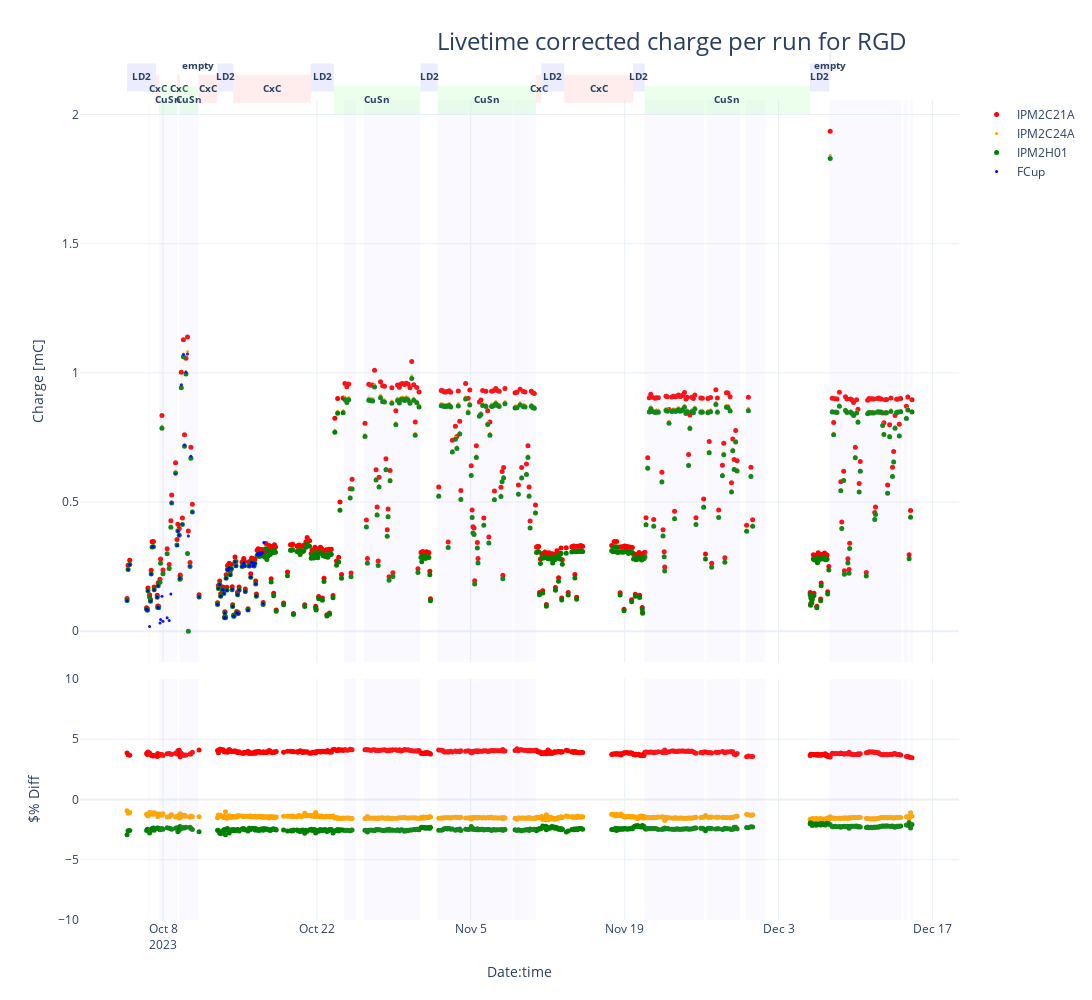

Source (notebook cell):
### Code cell
fig = make_subplots(rows=2, cols=1,shared_xaxes=True,
                    vertical_spacing=0.02, row_heights=[0.7,0.3]) # (specs=[[{"secondary_y": True}]])
fig.update_layout(width=1280, height=1000,
                  title=go.layout.Title(text=f"Livetime corrected charge per run for RGD", xanchor="left", x=0.4),
                  titlefont=dict(size=24),)

fig.add_trace(go.Scatter(x=dfx.time, y=dfx.IPM2C21A_corr, mode='markers', name='IPM2C21A', marker=dict(color='red', size=5)), secondary_y=False)
fig.add_trace(go.Scatter(x=dfx.time, y=dfx.IPM2C24A_corr, mode='markers', name='IPM2C24A', marker=dict(color='orange', size=3)), secondary_y=False)
fig.add_trace(go.Scatter(x=dfx.time, y=dfx.IPM2H01_corr, mode='markers', name='IPM2H01', marker=dict(color='green', size=5)), secondary_y=False)
fig.add_trace(go.Scatter(x=dfx.loc[dfx.start_time<start_fcup_trouble,"time"], y=dfx.loc[dfx.start_time<start_fcup_trouble,"scaler_calc1b_corr"], mode='markers', name='FCup', marker=dict(color='blue', size=3)), secondary_y=False)

fig.add_trace(go.Scatter(x=dfx.time, y=(100*(dfx.IPM2C21A_corr-dfx.ch_mean)/dfx.ch_mean), mode='markers', name='IPM2C21A', showlegend=False, marker=dict(color='red', size=5)), row=2, col=1)
fig.add_trace(go.Scatter(x=dfx.time, y=(100*(dfx.IPM2C24A_corr-dfx.ch_mean)/dfx.ch_mean), mode='markers', name='IPM2C24A', showlegend=False, marker=dict(color='orange', size=5)), row=2, col=1)
fig.add_trace(go.Scatter(x=dfx.time, y=(100*(dfx.IPM2H01_corr-dfx.ch_mean)/dfx.ch_mean), mode='markers', name='IPM2H01', showlegend=False, marker=dict(color='green', size=5)), row=2, col=1)


for i in range(len(beam_stop_in_start)):
     fig.add_vrect(x0=beam_stop_in_start[i],x1=beam_stop_in_end[i], fillcolor="#C0C0FF", opacity=0.1, line_width=0)

target_labels={'empty':(1.06,"#B0B0B0"),'LD2':(1.04,"#A0A0FF"),'CxC':(1.02,"#FFA0A0"),'CuSn':(1.,"#A0FFA0")}
        
for i in range(len(target_change_table)-1):
    time0 = max(target_change_table.iloc[i].name, dfx.iloc[0].time)
    time1 = min(target_change_table.iloc[i+1].name, dfx.iloc[-1].time) 
    target = target_change_table.iloc[i].target
    if time1 > dfx.iloc[0].time and time0 < dfx.iloc[-1].time:
        y_pos = target_labels[target][0]
        fig.add_vrect(x0=time0, x1=time1, xref="x", y0=y_pos-0.025, y1=y_pos+0.025, yref='paper', fillcolor=target_labels[target][1], opacity=0.2, line_width=0, row=1, col=1,
                     label=dict(text="<b>"+target+"</b>", font=dict(size=10)))
        
        
fig.update_xaxes(title_text="Date:time", row=2, col=1)
fig.update_yaxes(title_text="Charge [mC]", row=1, col=1)
fig.update_yaxes(title_text="$% Diff", range=[-10., 10. ], row=2, col=1)
fig.write_image("RGD_LT_corrected_charge_per_run.pdf", width=1200, height=600)
fig.show()

### Figure 1 — Plotly figure (JSON) as saved in the notebook; plotly's stock layout.template omitted (floating-point values rounded to 4 significant figures; data arrays with more than 128 entries replaced by an {"elided": "..."} marker saying what was removed)
{"data": [{"marker": {"color": "red", "size": 5}, "mode": "markers", "name": "IPM2C21A", "type": "scatter", "x": {"elided": "487 str values"}, "xaxis": "x", "y": {"elided": "487 float values"}, "yaxis": "y"}, {"marker": {"color": "orange", "size": 3}, "mode": "markers", "name": "IPM2C24A", "type": "scatter", "x": {"elided": "487 str values"}, "xaxis": "x", "y": {"elided": "487 float values"}, "yaxis": "y"}, {"marker": {"color": "green", "size": 5}, "mode": "markers", "name": "IPM2H01", "type": "scatter", "x": {"elided": "487 str values"}, "xaxis": "x", "y": {"elided": "487 float values"}, "yaxis": "y"}, {"marker": {"color": "blue", "size": 3}, "mode": "markers", "name": "FCup", "type": "scatter", "x": ["2023-10-04T17:28:08", "2023-10-04T19:41:20.500000", "2023-10-04T23:12:46.500000", "2023-10-06T12:03:46", "2023-10-06T13:59:03", "2023-10-06T15:07:13.500000", "2023-10-06T18:37:20", "2023-10-06T20:35:25", "2023-10-06T22:04:39.500000", "2023-10-07T00:04:19.500000", "2023-10-07T02:57:45", "2023-10-07T04:39:57", "2023-10-07T11:22:17", "2023-10-07T12:33:46.500000", "2023-10-07T13:29:29", "2023-10-07T14:30:01", "2023-10-07T17:24:42.500000", "2023-10-07T18:43:39", "2023-10-07T21:38:27", "2023-10-07T23:48:44", "2023-10-08T08:56:26", "2023-10-08T13:26:49.500000", "2023-10-08T17:04:41", "2023-10-08T18:49:21.500000", "2023-10-09T03:17:48", "2023-10-09T06:24:17", "2023-10-09T08:18:09.500000", "2023-10-09T11:26:59.500000", "2023-10-09T13:04:52", "2023-10-09T13:37:54.500000", "2023-10-09T15:56:48.500000", "2023-10-09T18:17:52.500000", "2023-10-09T20:29:41", "2023-10-09T22:51:12", "2023-10-10T02:00:24", "2023-10-10T05:24:23", "2023-10-10T07:14:28.500000", "2023-10-10T10:56:49.500000", "2023-10-10T12:48:35", "2023-10-10T15:59:42", "2023-10-11T06:33:18.500000", "2023-10-12T23:02:59", "2023-10-13T00:58:42", "2023-10-13T03:41:09", "2023-10-13T05:51:57.500000", "2023-10-13T09:34:23.500000", "2023-10-13T11:13:40", "2023-10-13T12:50:13", "2023-10-13T14:17:56", "2023-10-13T15:07:29.500000", "2023-10-13T16:17:09.500000", "2023-10-13T17:47:13.500000", "2023-10-13T19:26:24.500000", "2023-10-13T20:44:43", "2023-10-13T22:28:17.500000", "2023-10-14T00:31:16.500000", "2023-10-14T02:54:04", "2023-10-14T05:24:12", "2023-10-14T06:56:10", "2023-10-14T08:03:14", "2023-10-14T10:19:32", "2023-10-14T10:56:41", "2023-10-14T13:10:43.500000", "2023-10-14T15:14:42.500000", "2023-10-14T16:48:47", "2023-10-14T18:41:59.500000", "2023-10-14T20:10:53.500000", "2023-10-14T22:09:54.500000", "2023-10-15T04:44:04", "2023-10-15T06:28:47", "2023-10-15T08:14:08.500000", "2023-10-15T10:06:15.500000", "2023-10-15T11:39:47.500000", "2023-10-15T17:34:36.500000", "2023-10-15T19:56:36.500000", "2023-10-15T21:42:10", "2023-10-15T23:26:56", "2023-10-16T01:20:01.500000", "2023-10-16T03:06:27", "2023-10-16T04:51:48", "2023-10-16T06:48:11.500000", "2023-10-16T08:38:38", "2023-10-16T10:19:04.500000", "2023-10-16T11:49:12", "2023-10-16T13:27:35.500000", "2023-10-16T15:47:00.500000", "2023-10-16T18:18:54", "2023-10-16T20:44:13", "2023-10-16T22:55:04", "2023-10-17T00:57:46", "2023-10-17T02:33:17.500000", "2023-10-17T04:02:01.500000"], "xaxis": "x", "y": [0.1181, 0.2382, 0.257, 0.0855, 0.08179, 0.1563, 0.01887, 0.1161, 0.2219, 0.3265, 0.327, 0.1605, 0.1316, 0.092, 0.1759, 0.09108, 0.03223, 0.04532, 0.1354, 0.03833, 0.05201, 0.04167, 0.1446, 0.496, 0.6091, 0.3321, 0.388, 0.3717, 0.2034, 0.2058, 0.9537, 0.4146, 1.071, 0.7203, 1.002, 1.073, 0.3686, 0.2515, 0.6769, 0.4617, 0.1323, 0.1037, 0.1657, 0.181, 0.1356, 0.1604, 0.1597, 0.1462, 0.05221, 0.07105, 0.05197, 0.2051, 0.1591, 0.2395, 0.2361, 0.2455, 0.2182, 0.242, 0.1614, 0.09583, 0.05827, 0.05906, 0.2691, 0.2525, 0.07188, 0.1414, 0.06824, 0.1601, 0.2509, 0.2549, 0.2643, 0.2534, 0.1534, 0.08164, 0.2522, 0.2531, 0.209, 0.2664, 0.2651, 0.2533, 0.2532, 0.2628, 0.1839, 0.1365, 0.2957, 0.3029, 0.2939, 0.3034, 0.2995, 0.3053, 0.1067, 0.344], "yaxis": "y"}, {"marker": {"color": "red", "size": 5}, "mode": "markers", "name": "IPM2C21A", "showlegend": false, "type": "scatter", "x": {"elided": "487 str values"}, "xaxis": "x2", "y": {"elided": "487 float values"}, "yaxis": "y2"}, {"marker": {"color": "orange", "size": 5}, "mode": "markers", "name": "IPM2C24A", "showlegend": false, "type": "scatter", "x": {"elided": "487 str values"}, "xaxis": "x2", "y": {"elided": "487 float values"}, "yaxis": "y2"}, {"marker": {"color": "green", "size": 5}, "mode": "markers", "name": "IPM2H01", "showlegend": false, "type": "scatter", "x": {"elided": "487 str values"}, "xaxis": "x2", "y": {"elided": "487 float values"}, "yaxis": "y2"}], "layout": {"height": 1000, "shapes": [{"fillcolor": "#C0C0FF", "line": {"width": 0}, "opacity": 0.1, "type": "rect", "x0": "2023-10-06T16:01:36.594000", "x1": "2023-10-06T19:08:57.796000", "xref": "x", "y0": 0, "y1": 1, "yref": "y domain"}, {"fillcolor": "#C0C0FF", "line": {"width": 0}, "opacity": 0.1, "type": "rect", "x0": "2023-10-06T16:01:36.594000", "x1": "2023-10-06T19:08:57.796000", "xref": "x2", "y0": 0, "y1": 1, "yref": "y2 domain"}, {"fillcolor": "#C0C0FF", "line": {"width": 0}, "opacity": 0.1, "type": "rect", "x0": "2023-10-07T15:24:48.931000", "x1": "2023-10-08T07:52:50.636000", "xref": "x", "y0": 0, "y1": 1, "yref": "y domain"}, {"fillcolor": "#C0C0FF", "line": {"width": 0}, "opacity": 0.1, "type": "rect", "x0": "2023-10-07T15:24:48.931000", "x1": "2023-10-08T07:52:50.636000", "xref": "x2", "y0": 0, "y1": 1, "yref": "y2 domain"}, {"fillcolor": "#C0C0FF", "line": {"width": 0}, "opacity": 0.1, "type": "rect", "x0": "2023-10-08T08:16:58.456000", "x1": "2023-10-08T14:15:26.265000", "xref": "x", "y0": 0, "y1": 1, "yref": "y domain"}, {"fillcolor": "#C0C0FF", "line": {"width": 0}, "opacity": 0.1, "type": "rect", "x0": "2023-10-08T08:16:58.456000", "x1": "2023-10-08T14:15:26.265000", "xref": "x2", "y0": 0, "y1": 1, "yref": "y2 domain"}, {"fillcolor": "#C0C0FF", "line": {"width": 0}, "opacity": 0.1, "type": "rect", "x0": "2023-10-08T14:49:12.831000", "x1": "2023-10-09T01:23:14.283000", "xref": "x", "y0": 0, "y1": 1, "yref": "y domain"}, {"fillcolor": "#C0C0FF", "line": {"width": 0}, "opacity": 0.1, "type": "rect", "x0": "2023-10-08T14:49:12.831000", "x1": "2023-10-09T01:23:14.283000", "xref": "x2", "y0": 0, "y1": 1, "yref": "y2 domain"}, {"fillcolor": "#C0C0FF", "line": {"width": 0}, "opacity": 0.1, "type": "rect", "x0": "2023-10-09T01:40:34.115000", "x1": "2023-10-09T06:49:07.173000", "xref": "x", "y0": 0, "y1": 1, "yref": "y domain"}, {"fillcolor": "#C0C0FF", "line": {"width": 0}, "opacity": 0.1, "type": "rect", "x0": "2023-10-09T01:40:34.115000", "x1": "2023-10-09T06:49:07.173000", "xref": "x2", "y0": 0, "y1": 1, "yref": "y2 domain"}, {"fillcolor": "#C0C0FF", "line": {"width": 0}, "opacity": 0.1, "type": "rect", "x0": "2023-10-09T12:47:08.114000", "x1": "2023-10-11T02:25:59.957000", "xref": "x", "y0": 0, "y1": 1, "yref": "y domain"}, {"fillcolor": "#C0C0FF", "line": {"width": 0}, "opacity": 0.1, "type": "rect", "x0": "2023-10-09T12:47:08.114000", "x1": "2023-10-11T02:25:59.957000", "xref": "x2", "y0": 0, "y1": 1, "yref": "y2 domain"}, {"fillcolor": "#C0C0FF", "line": {"width": 0}, "opacity": 0.1, "type": "rect", "x0": "2023-10-11T03:15:18.199000", "x1": "2023-10-11T05:23:26.398000", "xref": "x", "y0": 0, "y1": 1, "yref": "y domain"}, {"fillcolor": "#C0C0FF", "line": {"width": 0}, "opacity": 0.1, "type": "rect", "x0": "2023-10-11T03:15:18.199000", "x1": "2023-10-11T05:23:26.398000", "xref": "x2", "y0": 0, "y1": 1, "yref": "y2 domain"}, {"fillcolor": "#C0C0FF", "line": {"width": 0}, "opacity": 0.1, "type": "rect", "x0": "2023-10-24T10:47:54.883000", "x1": "2023-10-25T13:07:32.883000", "xref": "x", "y0": 0, "y1": 1, "yref": "y domain"}, {"fillcolor": "#C0C0FF", "line": {"width": 0}, "opacity": 0.1, "type": "rect", "x0": "2023-10-24T10:47:54.883000", "x1": "2023-10-25T13:07:32.883000", "xref": "x2", "y0": 0, "y1": 1, "yref": "y2 domain"}, {"fillcolor": "#C0C0FF", "line": {"width": 0}, "opacity": 0.1, "type": "rect", "x0": "2023-10-26T06:33:23.833000", "x1": "2023-10-31T08:45:47.598000", "xref": "x", "y0": 0, "y1": 1, "yref": "y domain"}, {"fillcolor": "#C0C0FF", "line": {"width": 0}, "opacity": 0.1, "type": "rect", "x0": "2023-10-26T06:33:23.833000", "x1": "2023-10-31T08:45:47.598000", "xref": "x2", "y0": 0, "y1": 1, "yref": "y2 domain"}, {"fillcolor": "#C0C0FF", "line": {"width": 0}, "opacity": 0.1, "type": "rect", "x0": "2023-11-01T23:39:55.187000", "x1": "2023-11-08T19:29:40.491000", "xref": "x", "y0": 0, "y1": 1, "yref": "y domain"}, {"fillcolor": "#C0C0FF", "line": {"width": 0}, "opacity": 0.1, "type": "rect", "x0": "2023-11-01T23:39:55.187000", "x1": "2023-11-08T19:29:40.491000", "xref": "x2", "y0": 0, "y1": 1, "yref": "y2 domain"}, {"fillcolor": "#C0C0FF", "line": {"width": 0}, "opacity": 0.1, "type": "rect", "x0": "2023-11-08T22:13:58.525000", "x1": "2023-11-08T22:14:42.258000", "xref": "x", "y0": 0, "y1": 1, "yref": "y domain"}, {"fillcolor": "#C0C0FF", "line": {"width": 0}, "opacity": 0.1, "type": "rect", "x0": "2023-11-08T22:13:58.525000", "x1": "2023-11-08T22:14:42.258000", "xref": "x2", "y0": 0, "y1": 1, "yref": "y2 domain"}, {"fillcolor": "#C0C0FF", "line": {"width": 0}, "opacity": 0.1, "type": "rect", "x0": "2023-11-08T22:56:57.125000", "x1": "2023-11-10T22:02:05.149000", "xref": "x", "y0": 0, "y1": 1, "yref": "y domain"}, {"fillcolor": "#C0C0FF", "line": {"width": 0}, "opacity": 0.1, "type": "rect", "x0": "2023-11-08T22:56:57.125000", "x1": "2023-11-10T22:02:05.149000", "xref": "x2", "y0": 0, "y1": 1, "yref": "y2 domain"}, {"fillcolor": "#C0C0FF", "line": {"width": 0}, "opacity": 0.1, "type": "rect", "x0": "2023-11-20T19:13:16.869000", "x1": "2023-11-26T06:01:10.232000", "xref": "x", "y0": 0, "y1": 1, "yref": "y domain"}, {"fillcolor": "#C0C0FF", "line": {"width": 0}, "opacity": 0.1, "type": "rect", "x0": "2023-11-20T19:13:16.869000", "x1": "2023-11-26T06:01:10.232000", "xref": "x2", "y0": 0, "y1": 1, "yref": "y2 domain"}, {"fillcolor": "#C0C0FF", "line": {"width": 0}, "opacity": 0.1, "type": "rect", "x0": "2023-11-26T11:13:11.806000", "x1": "2023-11-29T11:30:11.912000", "xref": "x", "y0": 0, "y1": 1, "yref": "y domain"}, {"fillcolor": "#C0C0FF", "line": {"width": 0}, "opacity": 0.1, "type": "rect", "x0": "2023-11-26T11:13:11.806000", "x1": "2023-11-29T11:30:11.912000", "xref": "x2", "y0": 0, "y1": 1, "yref": "y2 domain"}, {"fillcolor": "#C0C0FF", "line": {"width": 0}, "opacity": 0.1, "type": "rect", "x0": "2023-11-29T23:38:58.278000", "x1": "2023-12-01T18:13:37.451000", "xref": "x", "y0": 0, "y1": 1, "yref": "y domain"}, {"fillcolor": "#C0C0FF", "line": {"width": 0}, "opacity": 0.1, "type": "rect", "x0": "2023-11-29T23:38:58.278000", "x1": "2023-12-01T18:13:37.451000", "xref": "x2", "y0": 0, "y1": 1, "yref": "y2 domain"}, {"fillcolor": "#C0C0FF", "line": {"width": 0}, "opacity": 0.1, "type": "rect", "x0": "2023-12-07T14:39:28.056000", "x1": "2023-12-14T04:04:00.268000", "xref": "x", "y0": 0, "y1": 1, "yref": "y domain"}, {"fillcolor": "#C0C0FF", "line": {"width": 0}, "opacity": 0.1, "type": "rect", "x0": "2023-12-07T14:39:28.056000", "x1": "2023-12-14T04:04:00.268000", "xref": "x2", "y0": 0, "y1": 1, "yref": "y2 domain"}, {"fillcolor": "#C0C0FF", "line": {"width": 0}, "opacity": 0.1, "type": "rect", "x0": "2023-12-14T08:51:36.541000", "x1": "2023-12-14T19:42:03.871000", "xref": "x", "y0": 0, "y1": 1, "yref": "y domain"}, {"fillcolor": "#C0C0FF", "line": {"width": 0}, "opacity": 0.1, "type": "rect", "x0": "2023-12-14T08:51:36.541000", "x1": "2023-12-14T19:42:03.871000", "xref": "x2", "y0": 0, "y1": 1, "yref": "y2 domain"}, {"fillcolor": "#C0C0FF", "line": {"width": 0}, "opacity": 0.1, "type": "rect", "x0": "2023-12-14T22:50:43.234000", "x1": "2023-12-15T04:42:53", "xref": "x", "y0": 0, "y1": 1, "yref": "y domain"}, {"fillcolor": "#C0C0FF", "line": {"width": 0}, "opacity": 0.1, "type": "rect", "x0": "2023-12-14T22:50:43.234000", "x1": "2023-12-15T04:42:53", "xref": "x2", "y0": 0, "y1": 1, "yref": "y2 domain"}, {"fillcolor": "#A0A0FF", "label": {"font": {"size": 10}, "text": "<b>LD2</b>"}, "line": {"width": 0}, "opacity": 0.2, "type": "rect", "x0": "2023-10-04T17:28:08", "x1": "2023-10-07T08:58:11", "xref": "x", "y0": 1.015, "y1": 1.065, "yref": "y domain"}, {"fillcolor": "#FFA0A0", "label": {"font": {"size": 10}, "text": "<b>CxC</b>"}, "line": {"width": 0}, "opacity": 0.2, "type": "rect", "x0": "2023-10-07T08:58:11", "x1": "2023-10-07T15:37:25", "xref": "x", "y0": 0.995, "y1": 1.045, "yref": "y domain"}, {"fillcolor": "#A0FFA0", "label": {"font": {"size": 10}, "text": "<b>CuSn</b>"}, "line": {"width": 0}, "opacity": 0.2, "type": "rect", "x0": "2023-10-07T15:37:25", "x1": "2023-10-09T06:55:38", "xref": "x", "y0": 0.975, "y1": 1.025, "yref": "y domain"}, {"fillcolor": "#FFA0A0", "label": {"font": {"size": 10}, "text": "<b>CxC</b>"}, "line": {"width": 0}, "opacity": 0.2, "type": "rect", "x0": "2023-10-09T06:55:38", "x1": "2023-10-09T12:51:52", "xref": "x", "y0": 0.995, "y1": 1.045, "yref": "y domain"}, {"fillcolor": "#A0FFA0", "label": {"font": {"size": 10}, "text": "<b>CuSn</b>"}, "line": {"width": 0}, "opacity": 0.2, "type": "rect", "x0": "2023-10-09T12:51:52", "x1": "2023-10-11T04:49:51", "xref": "x", "y0": 0.975, "y1": 1.025, "yref": "y domain"}, {"fillcolor": "#B0B0B0", "label": {"font": {"size": 10}, "text": "<b>empty</b>"}, "line": {"width": 0}, "opacity": 0.2, "type": "rect", "x0": "2023-10-11T04:49:51", "x1": "2023-10-11T05:32:47", "xref": "x", "y0": 1.035, "y1": 1.085, "yref": "y domain"}, {"fillcolor": "#FFA0A0", "label": {"font": {"size": 10}, "text": "<b>CxC</b>"}, "line": {"width": 0}, "opacity": 0.2, "type": "rect", "x0": "2023-10-11T05:32:47", "x1": "2023-10-12T22:30:41", "xref": "x", "y0": 0.995, "y1": 1.045, "yref": "y domain"}, {"fillcolor": "#A0A0FF", "label": {"font": {"size": 10}, "text": "<b>LD2</b>"}, "line": {"width": 0}, "opacity": 0.2, "type": "rect", "x0": "2023-10-12T22:30:41", "x1": "2023-10-14T09:15:40", "xref": "x", "y0": 1.015, "y1": 1.065, "yref": "y domain"}, {"fillcolor": "#FFA0A0", "label": {"font": {"size": 10}, "text": "<b>CxC</b>"}, "line": {"width": 0}, "opacity": 0.2, "type": "rect", "x0": "2023-10-14T09:15:40", "x1": "2023-10-21T10:29:24", "xref": "x", "y0": 0.995, "y1": 1.045, "yref": "y domain"}, {"fillcolor": "#A0A0FF", "label": {"font": {"size": 10}, "text": "<b>LD2</b>"}, "line": {"width": 0}, "opacity": 0.2, "type": "rect", "x0": "2023-10-21T10:29:24", "x1": "2023-10-23T13:01:10", "xref": "x", "y0": 1.015, "y1": 1.065, "yref": "y domain"}, {"fillcolor": "#A0FFA0", "label": {"font": {"size": 10}, "text": "<b>CuSn</b>"}, "line": {"width": 0}, "opacity": 0.2, "type": "rect", "x0": "2023-10-23T13:01:10", "x1": "2023-10-31T10:13:58", "xref": "x", "y0": 0.975, "y1": 1.025, "yref": "y domain"}, {"fillcolor": "#A0A0FF", "label": {"font": {"size": 10}, "text": "<b>LD2</b>"}, "line": {"width": 0}, "opacity": 0.2, "type": "rect", "x0": "2023-10-31T10:13:58", "x1": "2023-11-01T23:53:45", "xref": "x", "y0": 1.015, "y1": 1.065, "yref": "y domain"}, {"fillcolor": "#A0FFA0", "label": {"font": {"size": 10}, "text": "<b>CuSn</b>"}, "line": {"width": 0}, "opacity": 0.2, "type": "rect", "x0": "2023-11-01T23:53:45", "x1": "2023-11-10T22:14:18", "xref": "x", "y0": 0.975, "y1": 1.025, "yref": "y domain"}, {"fillcolor": "#FFA0A0", "label": {"font": {"size": 10}, "text": "<b>CxC</b>"}, "line": {"width": 0}, "opacity": 0.2, "type": "rect", "x0": "2023-11-10T22:14:18", "x1": "2023-11-11T09:47:31", "xref": "x", "y0": 0.995, "y1": 1.045, "yref": "y domain"}, {"fillcolor": "#A0A0FF", "label": {"font": {"size": 10}, "text": "<b>LD2</b>"}, "line": {"width": 0}, "opacity": 0.2, "type": "rect", "x0": "2023-11-11T09:47:31", "x1": "2023-11-13T12:03:22", "xref": "x", "y0": 1.015, "y1": 1.065, "yref": "y domain"}, {"fillcolor": "#FFA0A0", "label": {"font": {"size": 10}, "text": "<b>CxC</b>"}, "line": {"width": 0}, "opacity": 0.2, "type": "rect", "x0": "2023-11-13T12:03:22", "x1": "2023-11-19T18:37:53", "xref": "x", "y0": 0.995, "y1": 1.045, "yref": "y domain"}, {"fillcolor": "#A0A0FF", "label": {"font": {"size": 10}, "text": "<b>LD2</b>"}, "line": {"width": 0}, "opacity": 0.2, "type": "rect", "x0": "2023-11-19T18:37:53", "x1": "2023-11-20T19:46:48", "xref": "x", "y0": 1.015, "y1": 1.065, "yref": "y domain"}, {"fillcolor": "#A0FFA0", "label": {"font": {"size": 10}, "text": "<b>CuSn</b>"}, "line": {"width": 0}, "opacity": 0.2, "type": "rect", "x0": "2023-11-20T19:46:48", "x1": "2023-12-05T20:41:39", "xref": "x", "y0": 0.975, "y1": 1.025, "yref": "y domain"}, {"fillcolor": "#A0A0FF", "label": {"font": {"size": 10}, "text": "<b>LD2</b>"}, "line": {"width": 0}, "opacity": 0.2, "type": "rect", "x0": "2023-12-05T20:41:39", "x1": "2023-12-07T14:50:33", "xref": "x", "y0": 1.015, "y1": 1.065, "yref": "y domain"}, {"fillcolor": "#B0B0B0", "label": {"font": {"size": 10}, "text": "<b>empty</b>"}, "line": {"width": 0}, "opacity": 0.2, "type": "rect", "x0": "2023-12-07T14:50:33", "x1": "2023-12-07T19:35:13", "xref": "x", "y0": 1.035, "y1": 1.085, "yref": "y domain"}], "title": {"font": {"size": 24}, "text": "Livetime corrected charge per run for RGD", "x": 0.4, "xanchor": "left"}, "width": 1280, "xaxis": {"anchor": "y", "autorange": true, "domain": [0, 1], "matches": "x2", "range": ["2023-09-30 11:58:39.1652", "2023-12-19 08:47:06.3348"], "showticklabels": false, "type": "date"}, "xaxis2": {"anchor": "y2", "autorange": true, "domain": [0, 1], "range": ["2023-09-30 11:58:39.1652", "2023-12-19 08:47:06.3348"], "title": {"text": "Date:time"}, "type": "date"}, "yaxis": {"anchor": "x", "autorange": true, "domain": [0.314, 1], "range": [-0.121, 2.056], "title": {"text": "Charge [mC]"}, "type": "linear"}, "yaxis2": {"anchor": "x2", "domain": [0, 0.294], "range": [-10, 10], "title": {"text": "$% Diff"}, "type": "linear"}}}
